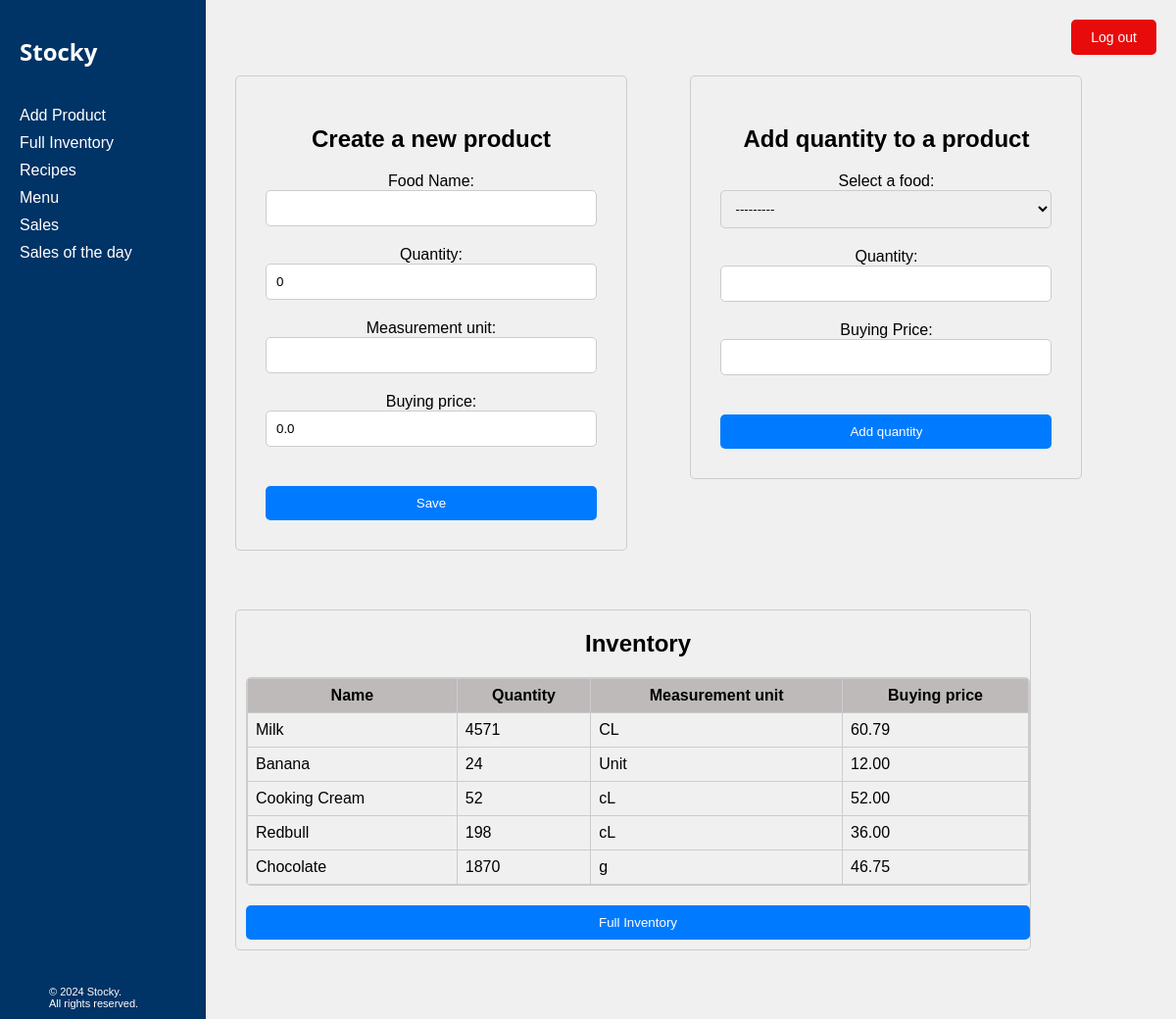
The page /stock/ (signed in) on the database as committed earlier.
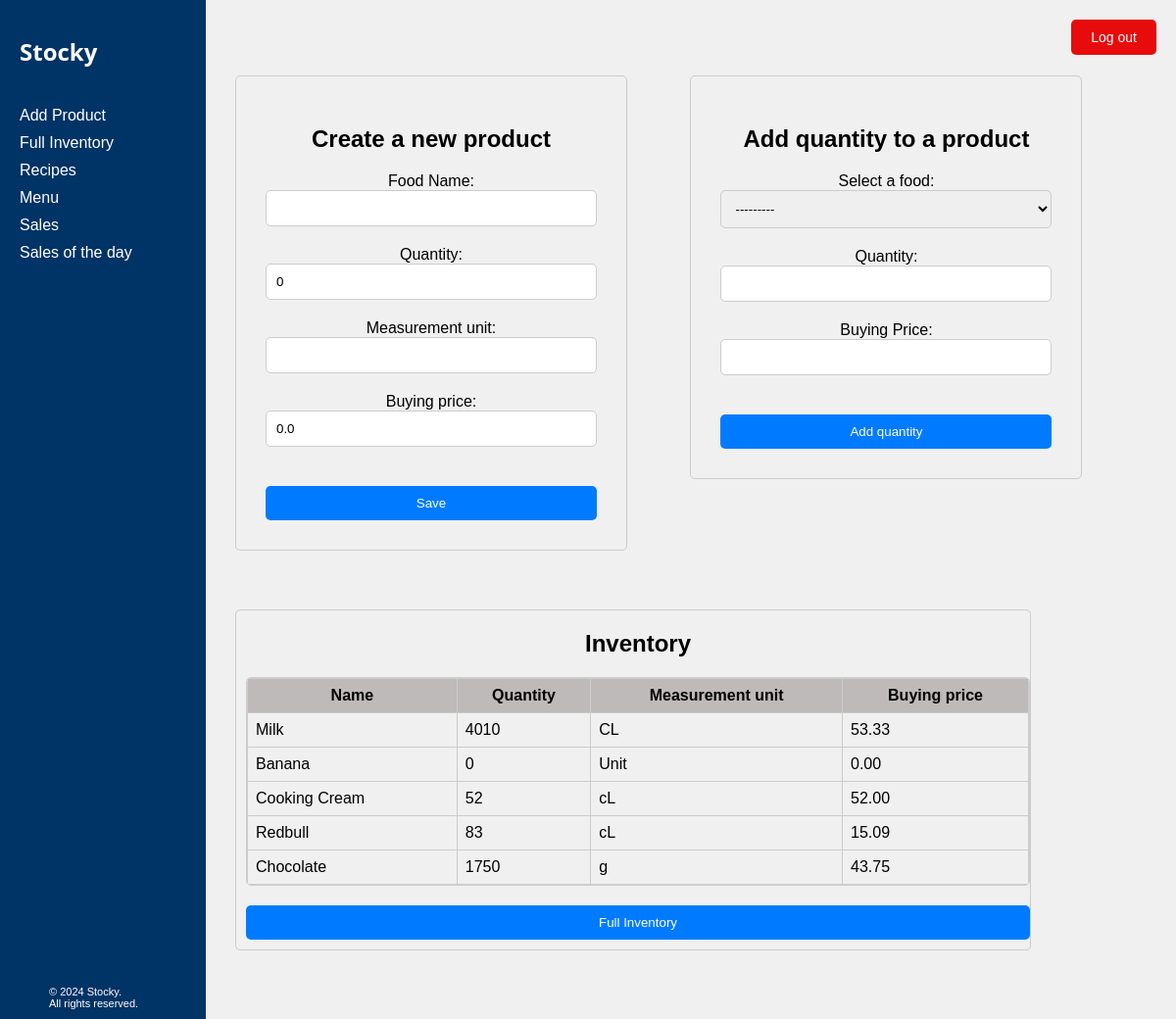
The same page on the database as committed later.
### Inventory/models.py (models this page shows, shortened)
class Stock(models.Model):
    food = models.CharField(max_length = 100, verbose_name = " Food Name")
    quantity = models.DecimalField(max_digits=10,decimal_places= 0, default = 0)
    measurement_unit = models.CharField(max_length = 50)
    buying_price = models.DecimalField(max_digits=10,decimal_places= 2, default = 0.0)
    price_per_unit = models.DecimalField(max_digits=10,decimal_places= 5, default = 0.0)
    def __str__(self):
        return f"{self.food}, In stock: {self.quantity} {self.measurement_unit}"

### Inventory/views.py (the view, shortened to what this page needs)
# urls.py: path('stock/', views.stock, name='stock'),
def stock(request):
    create_form = StockForm(request.POST or None)
    update_form = AddQuantityForm(request.POST or None)
    stock = Stock.objects.all()
    context = {
        'create_form': create_form,
        'update_form': update_form,
        'stock': stock,
    }
    return render(request, 'Inventory/stock.html', context)

### Inventory/forms.py
class StockForm(forms.ModelForm):
    class Meta:
        model= Stock
        fields = ['food', 'quantity', 'measurement_unit', 'buying_price']

class AddQuantityForm(forms.Form):
    food = forms.ModelChoiceField(queryset = Stock.objects.all(), label='Select a food')
    quantity = forms.IntegerField(min_value=1, label="Quantity")
    price = forms.DecimalField(min_value=1, label="Buying Price")

### Inventory/templates/Inventory/stock.html (shortened to what this page needs)
{% extends 'base.html' %}
{% block content %}
<div class="content-section">
    <form method="post">
 <h2>  Create a new product </h2>
            {{ create_form.as_p }}
            <button type="submit">Save</button>
    </form>
</div>
<div class="content-section">
    <form method="post">
        <h2> Add quantity to a product </h2>
            {{ update_form.as_p }}
            <button type="submit">Add quantity</button>
    </form>
</div>
<div class="content-list">
    <h2> Inventory </h2>
        <div class="scrollable-table">
            <table>
                <thead>
                    <tr class="sticky-row" >
                        <th>Name</th>
                        <th>Quantity</th>
                        <th>Measurement unit</th>
                        <th>Buying price</th>
                    </tr>
                </thead>
                <tbody>
                    {% for item in stock %}
                    <tr>
                        <td>{{ item.food }}</td>
                        <td>{{ item.quantity }}</td>
                        <td>{{ item.measurement_unit }}</td>
                        <td>{{ item.buying_price }}</td>
                    </tr>
                    {% endfor %}
                </tbody>
            </table>
        </div>
<form action="{% url 'stock_view' %}" method="get">
<button type="submit"  class="btn btn-primary" > Full Inventory</button>
</form>
</div>
{% endblock %}

Rows that differ between the two databases and show on the page:
changed Stock "Milk": quantity "4571" → "4010"; buying_price "60.79" → "53.33"
changed Stock "Banana": quantity "24" → "0"; buying_price "12.00" → "0.00"
changed Stock "Redbull": quantity "198" → "83"; buying_price "36.00" → "15.09"
changed Stock "Chocolate": quantity "1870" → "1750"; buying_price "46.75" → "43.75"
